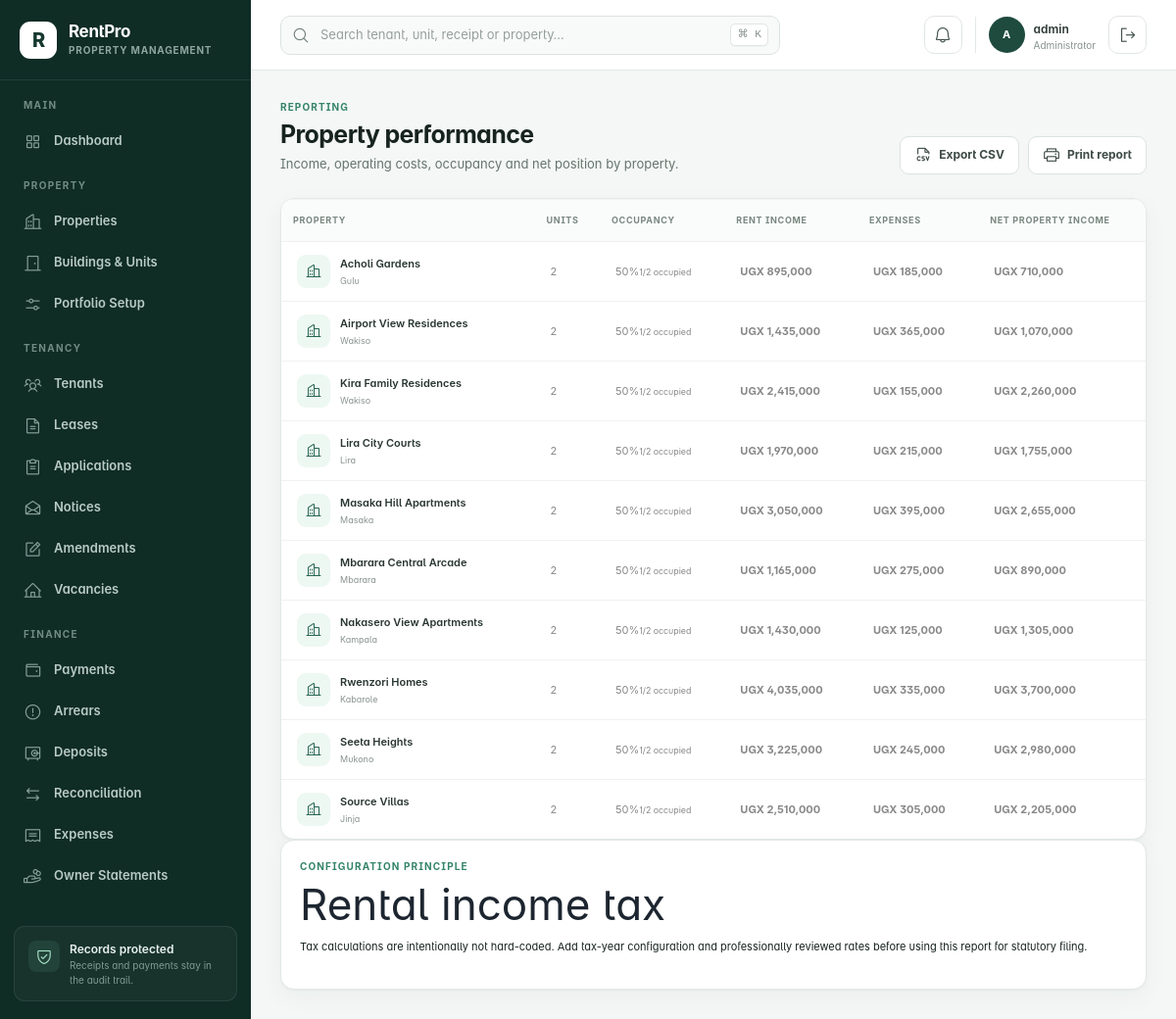
The app's page /reports/ (signed in) with its own data.
### rentalapp/models.py (models this page shows, shortened)
class TimeStampedModel(models.Model):
    created_at = models.DateTimeField(default=timezone.now, editable=False)
    updated_at = models.DateTimeField(auto_now=True)
    class Meta:
        abstract = True

class Property(TimeStampedModel):
    TYPE_CHOICES = (
        ("apartments", "Apartments"),
        ("commercial", "Commercial"),
        ("mixed_use", "Mixed use"),
        ("villas", "Villas"),
        ("other", "Other"),
    )
    STATUS_CHOICES = (("active", "Active"), ("inactive", "Inactive"))
    owner = models.ForeignKey(
        Landlord,
        on_delete=models.PROTECT,
        related_name="properties",
        null=True,
        blank=True,
    )
    name = models.CharField(max_length=100)
    code = models.CharField(max_length=20, unique=True, null=True, blank=True)
    address = models.TextField()
    district = models.CharField(max_length=80, blank=True)
    property_type = models.CharField(max_length=50, choices=TYPE_CHOICES, default="apartments")
    description = models.TextField(blank=True)
    total_units = models.PositiveIntegerField(default=0, help_text="Planned or declared unit count")
    status = models.CharField(max_length=20, choices=STATUS_CHOICES, default="active")
    class Meta:
        ordering = ("name",)
        verbose_name_plural = "properties"
    def __str__(self):
        return self.name

### rentalapp/views.py (the view)
# urls.py: path("reports/", views.reports, name="reports"),
@login_and_roles_required(*STAFF_ROLES)
def reports(request):
    rows = []
    for property_item in Property.objects.prefetch_related("units", "expenses"):
        income = Payment.objects.filter(
            lease__unit__property=property_item, status=Payment.Status.POSTED
        ).aggregate(total=Sum("amount"))["total"] or Decimal("0")
        income -= PaymentRefund.objects.filter(
            payment__lease__unit__property=property_item,
            status=PaymentRefund.Status.POSTED,
        ).aggregate(total=Sum("amount"))["total"] or Decimal("0")
        expenses_total = property_item.expenses.filter(status="posted").aggregate(total=Sum("amount"))["total"] or Decimal("0")
        units = list(property_item.units.all())
        rows.append(
            {
                "property": property_item,
                "units": len(units),
                "occupied": sum(unit.status == Unit.Status.OCCUPIED for unit in units),
                "income": income,
                "expenses": expenses_total,
                "net": income - expenses_total,
            }
        )
    return render(request, "reports/index.html", {"rows": rows})

### rentalapp/context_processors.py (called while the page is built)
def workspace_context(request):
    notifications = Notification.objects.filter(is_read=False)
    if request.user.is_authenticated:
        notifications = notifications.filter(Q(user=request.user) | Q(user__isnull=True))
    else:
        notifications = notifications.filter(user__isnull=True)
    role = get_user_role(request.user)
    if role == "tenant":
        home_url = reverse("tenant_portal")
    elif role == "landlord":
        home_url = reverse("landlord_portal")
    elif role in STAFF_ROLES:
        home_url = reverse("dashboard")
    else:
        home_url = reverse("home")
    return {
        "workspace_notifications": notifications[:5],
        "workspace_notification_count": notifications.count(),
        "workspace_role": role,
        "workspace_home_url": home_url,
    }

### rentalapp/permissions.py (called while the page is built)
def get_user_role(user):
    if not getattr(user, "is_authenticated", False):
        return None
    if user.is_superuser:
        return UserProfile.Role.ADMINISTRATOR
    profile = getattr(user, "rental_profile", None)
    if not profile or not profile.is_active:
        return UserProfile.Role.VIEWER
    return profile.role

def user_has_role(user, roles):
    return get_user_role(user) in roles

def login_and_roles_required(*roles, write_only=False):
    def decorator(view):
        @wraps(view)
        def wrapped(request, *args, **kwargs):
            if not request.user.is_authenticated:
                return redirect_to_login(request.get_full_path())
            should_check = not write_only or request.method not in ("GET", "HEAD", "OPTIONS")
            if roles and should_check and not user_has_role(request.user, roles):
                raise PermissionDenied("Your role does not allow this action.")
            return view(request, *args, **kwargs)
        return wrapped
    return decorator

### rentalapp/templatetags/rental_tags.py (called while the page is built)
@register.filter
def ugx(value):
    try:
        number = Decimal(value or 0)
    except (InvalidOperation, TypeError, ValueError):
        return "UGX 0"
    return f"UGX {number:,.0f}"

@register.filter
def initials(value):
    words = str(value or "R").split()
    return "".join(word[0] for word in words[:2]).upper()

### rentalapp/templates/reports/index.html (shortened to what this page needs)
{% extends 'base.html' %}{% load rental_tags %}
{% block content %}
<div class="page-header"><div><span class="eyebrow">Reporting</span><h1>Property performance</h1><p>Income, operating costs, occupancy and net position by property.</p></div><div class="page-actions"><a class="btn btn-light" href="{% url 'reports_export' %}"><i class="ph ph-file-csv"></i> Export CSV</a><button class="btn btn-light" onclick="window.print()"><i class="ph ph-printer"></i> Print report</button></div></div>
<div class="data-card"><div class="table-responsive"><table class="table"><thead><tr><th>Property</th><th>Units</th><th>Occupancy</th><th>Rent income</th><th>Expenses</th><th>Net property income</th></tr></thead><tbody>{% for row in rows %}<tr><td><div class="entity-cell"><span class="entity-icon"><i class="ph ph-buildings"></i></span><span><strong><a href="{% url 'property_detail' row.property.pk %}">{{ row.property }}</a></strong><small>{{ row.property.district|default:row.property.address }}</small></span></div></td><td>{{ row.units }}</td><td>{% if row.units %}{% widthratio row.occupied row.units 100 %}%{% else %}0%{% endif %}<small class="d-block text-muted">{{ row.occupied }}/{{ row.units }} occupied</small></td><td class="money">{{ row.income|ugx }}</td><td class="money">{{ row.expenses|ugx }}</td><td class="money {% if row.net < 0 %}danger{% endif %}">{{ row.net|ugx }}</td></tr>{% empty %}<tr><td colspan="6"><div class="empty-state"><i class="ph ph-chart-bar"></i><strong>No property data</strong><span>Add properties, payments and expenses to populate this report.</span></div></td></tr>{% endfor %}</tbody></table></div></div>
<section class="panel mt-3"><span class="eyebrow">Configuration principle</span><h2>Rental income tax</h2><p class="text-muted mb-0" style="font-size:11px">Tax calculations are intentionally not hard-coded. Add tax-year configuration and professionally reviewed rates before using this report for statutory filing.</p></section>
{% endblock %}

### rentalapp/templates/base.html (shortened to what this page needs)
{% load static rental_tags %}
<!doctype html>
<html lang="en">
<head>
  <link rel="stylesheet" href="{% static 'assets/css/plugins/phosphor-icons.css' %}">
  <link rel="stylesheet" href="{% static 'assets/css/style.css' %}">
  <link rel="stylesheet" href="{% static 'assets/css/rentpro.css' %}">
</head>
<body>
  <div class="app-shell">
    <aside class="app-sidebar offcanvas-lg offcanvas-start" tabindex="-1" id="mainSidebar" aria-label="Primary navigation">
      <div class="sidebar-brand">
        <a href="{{ workspace_home_url }}" class="brand-mark" aria-label="RentPro home">R</a>
        <div><a href="{{ workspace_home_url }}" class="brand-name">RentPro</a><span>Property Management</span></div>
      </div>
      <nav class="sidebar-nav">
        {% if workspace_role == 'tenant' %}
        <div class="nav-group">
          <span class="nav-caption">Tenant portal</span>
          <a href="{% url 'tenant_portal' %}" class="nav-link active"><i class="ph ph-house-user"></i><span>My tenancy</span></a>
        </div>
        {% elif workspace_role == 'landlord' %}
        <div class="nav-group">
          <span class="nav-caption">Landlord portal</span>
          <a href="{% url 'landlord_portal' %}" class="nav-link active"><i class="ph ph-buildings"></i><span>My portfolio</span></a>
        </div>
        {% else %}
        <div class="nav-group">
          <span class="nav-caption">Main</span>
          <a href="{% url 'dashboard' %}" class="nav-link {% if request.resolver_match.url_name == 'dashboard' %}active{% endif %}"><i class="ph ph-squares-four"></i><span>Dashboard</span></a>
        </div>
        <div class="nav-group">
          <span class="nav-caption">Property</span>
          <a href="{% url 'property_list' %}" class="nav-link {% if 'property' in request.resolver_match.url_name %}active{% endif %}"><i class="ph ph-buildings"></i><span>Properties</span></a>
          <a href="{% url 'unit_list' %}" class="nav-link {% if 'unit' in request.resolver_match.url_name %}active{% endif %}"><i class="ph ph-door"></i><span>Buildings &amp; Units</span></a>
          <a href="{% url 'portfolio_setup' %}" class="nav-link {% if request.resolver_match.url_name == 'portfolio_setup' %}active{% endif %}"><i class="ph ph-sliders-horizontal"></i><span>Portfolio Setup</span></a>
        </div>
        <div class="nav-group">
          <span class="nav-caption">Tenancy</span>
          <a href="{% url 'tenant_list' %}" class="nav-link {% if 'tenant' in request.resolver_match.url_name %}active{% endif %}"><i class="ph ph-users-three"></i><span>Tenants</span></a>
          <a href="{% url 'lease_list' %}" class="nav-link {% if 'lease' in request.resolver_match.url_name %}active{% endif %}"><i class="ph ph-file-text"></i><span>Leases</span></a>
          <a href="{% url 'application_list' %}" class="nav-link {% if 'application' in request.resolver_match.url_name %}active{% endif %}"><i class="ph ph-clipboard-text"></i><span>Applications</span></a>
          <a href="{% url 'notice_list' %}" class="nav-link {% if request.resolver_match.url_name == 'notice_list' %}active{% endif %}"><i class="ph ph-envelope-open"></i><span>Notices</span></a>
          <a href="{% url 'amendment_list' %}" class="nav-link {% if 'amendment' in request.resolver_match.url_name %}active{% endif %}"><i class="ph ph-note-pencil"></i><span>Amendments</span></a>
          <a href="{% url 'unit_list' %}?status=available" class="nav-link"><i class="ph ph-house-line"></i><span>Vacancies</span></a>
        </div>
        <div class="nav-group">
          <span class="nav-caption">Finance</span>
          <a href="{% url 'payment_list' %}" class="nav-link "><i class="ph ph-wallet"></i><span>Payments</span></a>
          <a href="{% url 'arrears' %}" class="nav-link {% if request.resolver_match.url_name == 'arrears' %}active{% endif %}"><i class="ph ph-warning-circle"></i><span>Arrears</span></a>
          <a href="{% url 'deposit_list' %}" class="nav-link {% if request.resolver_match.url_name == 'deposit_list' %}active{% endif %}"><i class="ph ph-vault"></i><span>Deposits</span></a>
          <a href="{% url 'reconciliation_list' %}" class="nav-link {% if request.resolver_match.url_name == 'reconciliation_list' %}active{% endif %}"><i class="ph ph-arrows-left-right"></i><span>Reconciliation</span></a>
          <a href="{% url 'expense_list' %}" class="nav-link {% if request.resolver_match.url_name == 'expense_list' %}active{% endif %}"><i class="ph ph-receipt"></i><span>Expenses</span></a>
          <a href="{% url 'owner_statement_list' %}" class="nav-link {% if 'owner_statement' in request.resolver_match.url_name %}active{% endif %}"><i class="ph ph-hand-coins"></i><span>Owner Statements</span></a>
        </div>
        <div class="nav-group">
          <span class="nav-caption">Operations</span>
        </div>
        {% endif %}
      </nav>
      <div class="sidebar-help">
        <div class="help-icon"><i class="ph ph-shield-check"></i></div>
        <strong>Records protected</strong>
        <span>Receipts and payments stay in the audit trail.</span>
      </div>
    </aside>
    <div class="app-main">
      <header class="app-topbar">
        {% if workspace_role != 'tenant' and workspace_role != 'landlord' %}<form class="global-search" action="{% url 'global_search' %}" method="get" role="search">
          <i class="ph ph-magnifying-glass"></i>
          <input type="search" name="q" value="{{ request.GET.q|default:'' }}" placeholder="Search tenant, unit, receipt or property…" aria-label="Global search">
          <kbd>⌘ K</kbd>
        </form>{% endif %}
        <div class="topbar-actions">
          <div class="dropdown">
            <button class="icon-button notification-button" type="button" data-bs-toggle="dropdown" aria-expanded="false" aria-label="Notifications">
              <i class="ph ph-bell"></i>{% if workspace_notification_count %}<span>{{ workspace_notification_count }}</span>{% endif %}
            </button>
          </div>
          <div class="user-chip">
            <span class="avatar">{% if request.user.is_authenticated %}{{ request.user.get_full_name|default:request.user.username|initials }}{% else %}PM{% endif %}</span>
            <span class="d-none d-md-flex"><strong>{% if request.user.is_authenticated %}{{ request.user.get_full_name|default:request.user.username }}{% else %}Property Manager{% endif %}</strong><small>{{ workspace_role|default:'Operations'|title }}</small></span>
          </div>
          {% if request.user.is_authenticated %}<form method="post" action="{% url 'logout' %}">{% csrf_token %}<button class="icon-button" type="submit" title="Sign out"><i class="ph ph-sign-out"></i><span class="visually-hidden">Sign out</span></button></form>{% endif %}
        </div>
      </header>
      <main class="app-content">
        {% block content %}{% endblock %}
      </main>
    </div>
  </div>
</body>
</html>

### records on screen
Property: property "Acholi Gardens", property.district "Gulu", units "2", occupied "50", occupied "1", income|ugx "UGX 895,000", expenses|ugx "UGX 185,000", net|ugx "UGX 710,000"
Property: property "Airport View Residences", property.district "Wakiso", units "2", occupied "50", occupied "1", income|ugx "UGX 1,435,000", expenses|ugx "UGX 365,000", net|ugx "UGX 1,070,000"
Property: property "Kira Family Residences", property.district "Wakiso", units "2", occupied "50", occupied "1", income|ugx "UGX 2,415,000", expenses|ugx "UGX 155,000", net|ugx "UGX 2,260,000"
Property: property "Lira City Courts", property.district "Lira", units "2", occupied "50", occupied "1", income|ugx "UGX 1,970,000", expenses|ugx "UGX 215,000", net|ugx "UGX 1,755,000"
Property: property "Masaka Hill Apartments", property.district "Masaka", units "2", occupied "50", occupied "1", income|ugx "UGX 3,050,000", expenses|ugx "UGX 395,000", net|ugx "UGX 2,655,000"
Property: property "Mbarara Central Arcade", property.district "Mbarara", units "2", occupied "50", occupied "1", income|ugx "UGX 1,165,000", expenses|ugx "UGX 275,000", net|ugx "UGX 890,000"
Property: property "Nakasero View Apartments", property.district "Kampala", units "2", occupied "50", occupied "1", income|ugx "UGX 1,430,000", expenses|ugx "UGX 125,000", net|ugx "UGX 1,305,000"
Property: property "Rwenzori Homes", property.district "Kabarole", units "2", occupied "50", occupied "1", income|ugx "UGX 4,035,000", expenses|ugx "UGX 335,000", net|ugx "UGX 3,700,000"
Property: property "Seeta Heights", property.district "Mukono", units "2", occupied "50", occupied "1", income|ugx "UGX 3,225,000", expenses|ugx "UGX 245,000", net|ugx "UGX 2,980,000"
Property: property "Source Villas", property.district "Jinja", units "2", occupied "50", occupied "1", income|ugx "UGX 2,510,000", expenses|ugx "UGX 305,000", net|ugx "UGX 2,205,000"

### other values on screen
{{ request.user.get_full_name|default:request.user.username|initials }} "A"
{{ request.user.get_full_name|default:request.user.username }} "admin"
{{ workspace_role|default:'Operations'|title }} "Administrator"
